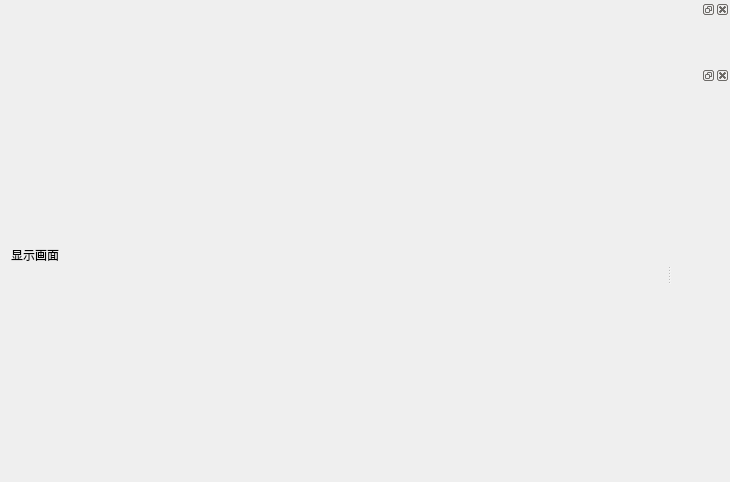
<?xml version="1.0" encoding="UTF-8"?>
<ui version="4.0">
 <class>MainWidgetClass</class>
 <widget class="QMainWindow" name="MainWidgetClass">
  <property name="geometry">
   <rect>
    <x>0</x>
    <y>0</y>
    <width>730</width>
    <height>482</height>
   </rect>
  </property>
  <property name="windowTitle">
   <string>MainWidget</string>
  </property>
  <property name="styleSheet">
   <string notr="true"/>
  </property>
  <widget class="QWidget" name="centralWidget">
   <layout class="QHBoxLayout" name="horizontalLayout">
    <property name="spacing">
     <number>0</number>
    </property>
    <property name="leftMargin">
     <number>0</number>
    </property>
    <property name="topMargin">
     <number>0</number>
    </property>
    <property name="rightMargin">
     <number>0</number>
    </property>
    <property name="bottomMargin">
     <number>0</number>
    </property>
    <item>
     <widget class="QWidget" name="ShowCtrlBarBgWidget" native="true">
      <layout class="QVBoxLayout" name="verticalLayout_2">
       <item>
        <layout class="QVBoxLayout" name="verticalLayout" stretch="9,1">
         <property name="spacing">
          <number>0</number>
         </property>
         <item>
          <widget class="DisplayWind" name="showWind" native="true">
           <layout class="QVBoxLayout" name="verticalLayout_4">
            <property name="spacing">
             <number>0</number>
            </property>
            <property name="leftMargin">
             <number>0</number>
            </property>
            <property name="topMargin">
             <number>0</number>
            </property>
            <property name="rightMargin">
             <number>0</number>
            </property>
            <property name="bottomMargin">
             <number>0</number>
            </property>
            <item>
             <widget class="QLabel" name="label">
              <property name="text">
               <string>显示画面</string>
              </property>
             </widget>
            </item>
           </layout>
          </widget>
         </item>
         <item>
          <widget class="CtrlBar" name="ctrlBarWind" native="true">
           <layout class="QVBoxLayout" name="verticalLayout_3">
            <property name="spacing">
             <number>0</number>
            </property>
            <property name="leftMargin">
             <number>0</number>
            </property>
            <property name="topMargin">
             <number>0</number>
            </property>
            <property name="rightMargin">
             <number>0</number>
            </property>
            <property name="bottomMargin">
             <number>0</number>
            </property>
           </layout>
          </widget>
         </item>
        </layout>
       </item>
      </layout>
     </widget>
    </item>
   </layout>
  </widget>
  <widget class="QDockWidget" name="playListDockWidget">
   <attribute name="dockWidgetArea">
    <number>2</number>
   </attribute>
   <widget class="QWidget" name="playListContents"/>
  </widget>
  <widget class="QDockWidget" name="titleDockWidget">
   <property name="minimumSize">
    <size>
     <width>58</width>
     <height>60</height>
    </size>
   </property>
   <property name="maximumSize">
    <size>
     <width>524287</width>
     <height>60</height>
    </size>
   </property>
   <attribute name="dockWidgetArea">
    <number>4</number>
   </attribute>
   <widget class="QWidget" name="titleContents">
    <property name="styleSheet">
     <string notr="true"/>
    </property>
   </widget>
  </widget>
 </widget>
 <layoutdefault spacing="6" margin="11"/>
 <customwidgets>
  <customwidget>
   <class>CtrlBar</class>
   <extends>QWidget</extends>
   <header>ctrlbar.h</header>
   <container>1</container>
  </customwidget>
  <customwidget>
   <class>DisplayWind</class>
   <extends>QWidget</extends>
   <header>displaywind.h</header>
   <container>1</container>
  </customwidget>
 </customwidgets>
 <resources>
  <include location="mainwidget.qrc"/>
 </resources>
 <connections/>
</ui>
